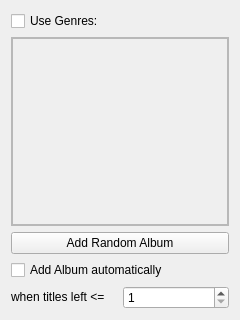
<?xml version="1.0" encoding="UTF-8"?>
<ui version="4.0">
 <class>RandomPools</class>
 <widget class="QWidget" name="RandomPools">
  <property name="geometry">
   <rect>
    <x>0</x>
    <y>0</y>
    <width>240</width>
    <height>320</height>
   </rect>
  </property>
  <property name="windowTitle">
   <string>Form</string>
  </property>
  <layout class="QGridLayout" name="gridLayout">
   <item row="0" column="0" colspan="2">
    <widget class="QCheckBox" name="genreCheckbox">
     <property name="text">
      <string>Use Genres:</string>
     </property>
    </widget>
   </item>
   <item row="5" column="0">
    <widget class="QLabel" name="label">
     <property name="text">
      <string>when titles left &lt;=</string>
     </property>
    </widget>
   </item>
   <item row="5" column="1">
    <widget class="QSpinBox" name="titlesLeftSetting">
     <property name="minimum">
      <number>1</number>
     </property>
    </widget>
   </item>
   <item row="4" column="0" colspan="2">
    <widget class="QCheckBox" name="autoAddAlbums">
     <property name="text">
      <string>Add Album automatically</string>
     </property>
    </widget>
   </item>
   <item row="3" column="0" colspan="2">
    <widget class="QPushButton" name="addRandomButton">
     <property name="text">
      <string>Add Random Album</string>
     </property>
    </widget>
   </item>
   <item row="1" column="0" colspan="2">
    <widget class="QFrame" name="frame">
     <property name="enabled">
      <bool>false</bool>
     </property>
     <property name="frameShape">
      <enum>QFrame::StyledPanel</enum>
     </property>
     <property name="frameShadow">
      <enum>QFrame::Sunken</enum>
     </property>
     <layout class="QVBoxLayout" name="verticalLayout">
      <property name="leftMargin">
       <number>0</number>
      </property>
      <property name="topMargin">
       <number>0</number>
      </property>
      <property name="rightMargin">
       <number>0</number>
      </property>
      <property name="bottomMargin">
       <number>0</number>
      </property>
      <item>
       <widget class="QScrollArea" name="scrollArea">
        <property name="widgetResizable">
         <bool>true</bool>
        </property>
        <widget class="QWidget" name="genreControls">
         <property name="geometry">
          <rect>
           <x>0</x>
           <y>0</y>
           <width>218</width>
           <height>196</height>
          </rect>
         </property>
        </widget>
       </widget>
      </item>
     </layout>
    </widget>
   </item>
  </layout>
 </widget>
 <resources/>
 <connections>
  <connection>
   <sender>genreCheckbox</sender>
   <signal>toggled(bool)</signal>
   <receiver>frame</receiver>
   <slot>setEnabled(bool)</slot>
   <hints>
    <hint type="sourcelabel">
     <x>60</x>
     <y>20</y>
    </hint>
    <hint type="destinationlabel">
     <x>78</x>
     <y>85</y>
    </hint>
   </hints>
  </connection>
 </connections>
</ui>
